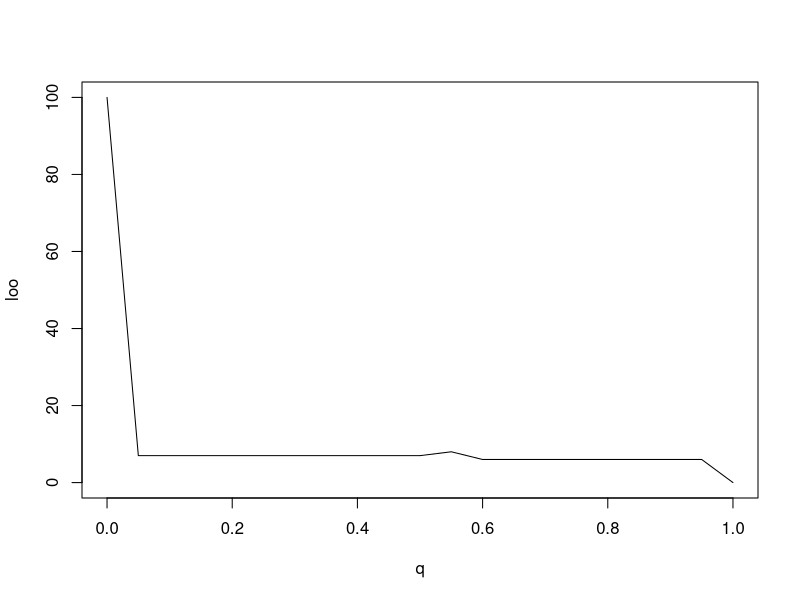

Recreate this plot in R.
#метрика
EM <- function(u, v) {
  return(sqrt(sum((u - v) ^ 2)))
}

#линейка
ruler <- function(z, feature_matrix, metric_function = EM) {
  n <- dim(feature_matrix)[2]
  l <- dim(feature_matrix)[1]
  distances <- matrix(NA, l, 2)
  for(i in 1:l) {
    distances[i,] <- c(i, metric_function(feature_matrix[i,1:n], z))
  }
  distances <- distances[order(distances[,2]),]
  return(distances)
}


#принимает на вход обучающую выборку(features, labels), классифицируемый объект(z),
#возвращает класс (class), к которому алго относит классифицируемый объект,
# и k - количество соседей
#upd: фьючеры и лэйблы лучше передавать вместе, чтобы они сразу сортанулись или нет:)))
kNN <- function(feature_matrix, labels, z, k) {
  distances <- ruler(z, feature_matrix)
  cnt <- c("setosa" = 0, "versicolor" = 0, "virginica" = 0)

  for (i in 1:k) {
    class <- labels[distances[i,1]]
    cnt[class] <- cnt[class] + 1
  }
return(which.max(cnt))
}


# LOO на вход передаем алгоритм, крание значения настраиваемого
# параметра, на выходе настроенный параметр, если флаг отрисовки графика
# установлен, то рисуем график, отображающий зависимость величины ошибки
# от значений настраиваемого параметра
kNN_LOO <- function(feature_matrix, labels, parametr_min_value, parametr_max_value, shedule_flag = FALSE){
  l <- dim(feature_matrix)[1]
  n <- dim(feature_matrix)[2]
  loo <- rep(0, parametr_max_value)
  for(i in 1:l) {
    tmp_feature_matrix <- feature_matrix[-i, ]
    tmp_labels <- labels[-i]
    distances <- ruler(feature_matrix[i,1:n], tmp_feature_matrix)
    cnt <- c("setosa" = 0, "versicolor" = 0, "virginica" = 0)
    for(tmp_parametr in parametr_min_value:parametr_max_value){
    #class <- algorithm(tmp_feature_matrix, tmp_labels, feature_matrix[i,1:n], tmp_parametr)
        class <- tmp_labels[distances[tmp_parametr,1]]
        cnt[class] <- cnt[class] + 1
      if (as.integer(which.max(cnt)) != as.integer(labels[i])) {
        loo[tmp_parametr] <- loo[tmp_parametr] + 1
      }
    }
  }
  if (shedule_flag) {
    #plot(parametr_min_value:parametr_max_value, loo[parametr_min_value:parametr_max_value], xlab = "k", ylab = "loo", pch = 20)
    #lines(parametr_min_value:parametr_max_value, loo[parametr_min_value:parametr_max_value])
    plot(parametr_min_value:parametr_max_value, loo[parametr_min_value:parametr_max_value], xlab = "k", ylab = "loo", type = "l")
  }
  return(which.min(loo))
}

kwNN <- function(feature_matrix, labels, z, k, q) {
  distances <- ruler(z, feature_matrix)
  cnt <- c("setosa" = 0, "versicolor" = 0, "virginica" = 0)

  for (i in 1:k) {
    class <- labels[distances[i,1]]
    cnt[class] <- cnt[class] + q ^ i
  }
return(which.max(cnt))
}

kwNN_LOO <- function(feature_matrix, labels, k, parametr_min_value, parametr_max_value, shedule_flag = FALSE){
  l <- dim(feature_matrix)[1]
  n <- dim(feature_matrix)[2]
  delta <-  0.05
  rows <- (parametr_max_value - parametr_min_value) / delta + 1
  loo <- matrix(0, rows, 2)
  q <- parametr_min_value
  for (p in 1:rows) {
    loo[p, 1] <- q
    q <- q + delta
  }
  for(i in 1:l) {
    tmp_feature_matrix <- feature_matrix[-i, ]
    tmp_labels <- labels[-i]
    distances <- ruler(feature_matrix[i,1:n], tmp_feature_matrix)
    q <- parametr_min_value
    index <- 1
    while(q <= parametr_max_value) {
      cnt <- c("setosa" = 0, "versicolor" = 0, "virginica" = 0)
      for (j in 1:k)  {
        cnt[tmp_labels[distances[j, 1]]] <- cnt[tmp_labels[distances[j, 1]]] + q ^ j
      }
      if (as.integer(which.max(cnt)) != as.integer(labels[i])){
          loo[index,2] <- loo[index,2] + 1
      }
      q <- q + delta
      index <- index + 1
    }
  }
  if (shedule_flag) {
    #plot(parametr_min_value:parametr_max_value, loo[parametr_min_value:parametr_max_value], xlab<-"k", ylab<-"loo", pch<-20)
    #lines(parametr_min_value:parametr_max_value, loo[parametr_min_value:parametr_max_value])
    plot(loo[,1], loo[,2], xlab = "q", ylab = "loo", type = "l")
  }
  print(loo)
  return(which.min(loo[,2]))
}

kwNN_LOO(iris[,3:4], iris[,5], 6, 0, 1, TRUE)

